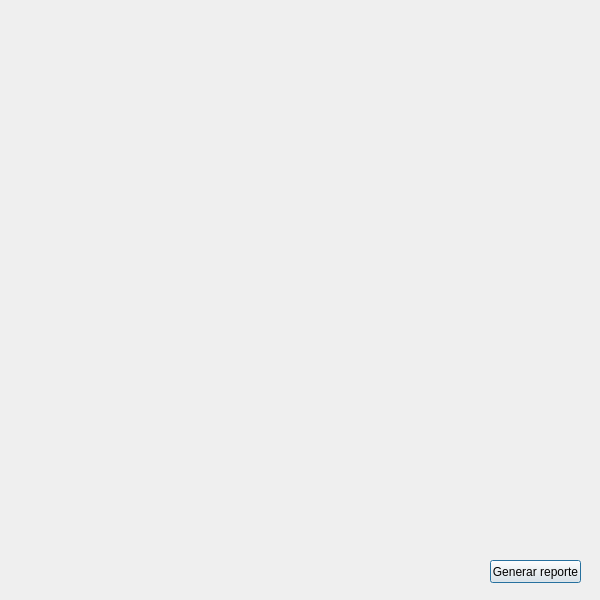
<?xml version="1.0" encoding="UTF-8"?>
<ui version="4.0">
 <class>Dialog</class>
 <widget class="QDialog" name="Dialog">
  <property name="geometry">
   <rect>
    <x>0</x>
    <y>0</y>
    <width>600</width>
    <height>600</height>
   </rect>
  </property>
  <property name="windowTitle">
   <string>Dialog</string>
  </property>
  <property name="windowIcon">
   <iconset>
    <normaloff>../img/LM.png</normaloff>../img/LM.png</iconset>
  </property>
  <widget class="QPushButton" name="boton2">
   <property name="geometry">
    <rect>
     <x>490</x>
     <y>560</y>
     <width>91</width>
     <height>23</height>
    </rect>
   </property>
   <property name="text">
    <string>Generar reporte</string>
   </property>
  </widget>
 </widget>
 <resources/>
 <connections/>
</ui>
